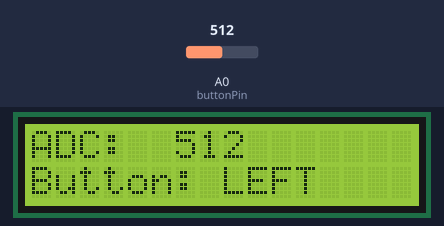
Recording of a sketch running on a simulated Arduino Uno, built with avr-gcc and run on an emulated ATmega328P. Shown: 16×2 character LCD. The test bench sets the inputs (shaded band); at power-on: A0 (buttonPin) = 512.

Above: at 2.2 s.
2.3 s: A0 (buttonPin) set to 440
At 3.0 s:
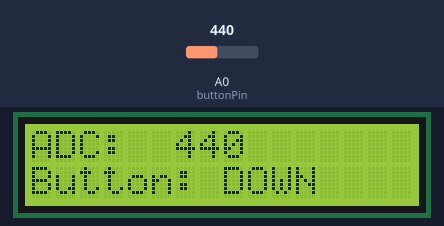
3.8 s: A0 (buttonPin) set to 660
At 4.3 s:
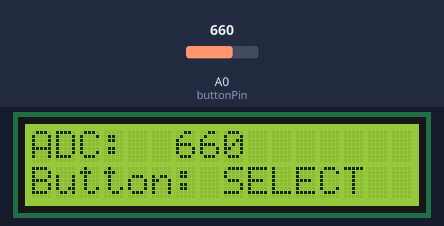
5.3 s: A0 (buttonPin) set to 900
At 6.5 s:
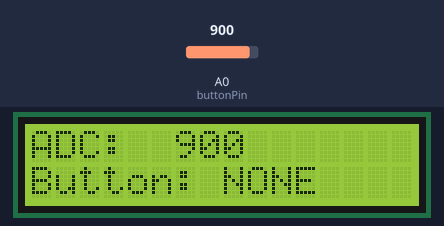
6.8 s: A0 (buttonPin) set to 122
At 7.5 s:
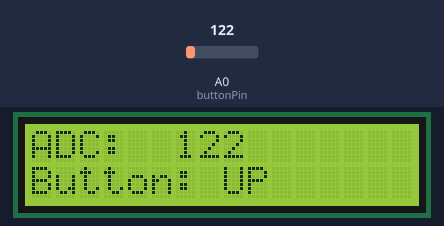
8.3 s: A0 (buttonPin) set to 50
At 8.8 s:
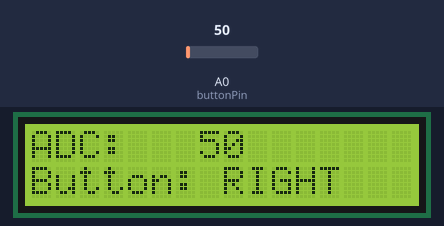
Timing chart, 0 to 10.8 s (numbered marks = the images above; inputs shaded):
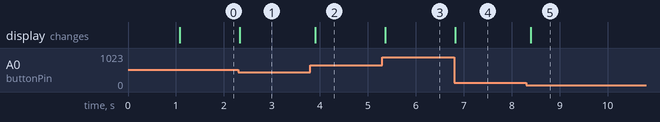

The sketch:

ArduinoUnoR3_DFR0009.ino
```cpp
#include <LiquidCrystal.h>

// DFRobot/DRF0009 LCD Keypad Shield Pins:
// RS=8, EN=9, D4=4, D5=5, D6=6, D7=7
LiquidCrystal lcd(8, 9, 4, 5, 6, 7);

const int buttonPin = A0;

// Button-Namen als Enum
enum Button {
  BTN_RIGHT,
  BTN_UP,
  BTN_DOWN,
  BTN_LEFT,
  BTN_SELECT,
  BTN_NONE
};

// Liest A0 und gibt Button zurück
Button readButton(int adc) {
  if (adc < 60)   return BTN_RIGHT;
  if (adc < 250)  return BTN_UP;
  if (adc < 450)  return BTN_DOWN;
  if (adc < 650)  return BTN_LEFT;
  if (adc < 850)  return BTN_SELECT;
  return BTN_NONE;
}

const char* buttonToText(Button b) {
  switch (b) {
    case BTN_RIGHT:  return "RIGHT ";
    case BTN_UP:     return "UP    ";
    case BTN_DOWN:   return "DOWN  ";
    case BTN_LEFT:   return "LEFT  ";
    case BTN_SELECT: return "SELECT";
    default:         return "NONE  ";
  }
}

void setup() {
  lcd.begin(16, 2);
  lcd.clear();
  lcd.setCursor(0, 0);
  lcd.print("DRF0009 Buttons");
  lcd.setCursor(0, 1);
  lcd.print("ADC: ---- NONE");
  delay(1000);
  lcd.clear();
}

void loop() {
  int adc = analogRead(buttonPin);
  Button b = readButton(adc);

  // Zeile 1: ADC-Wert
  lcd.setCursor(0, 0);
  lcd.print("ADC: ");
  if (adc < 1000) lcd.print(" ");
  if (adc < 100)  lcd.print(" ");
  if (adc < 10)   lcd.print(" ");
  lcd.print(adc);
  lcd.print("     "); // Rest überschreiben

  // Zeile 2: Button-Name
  lcd.setCursor(0, 1);
  lcd.print("Button: ");
  lcd.print(buttonToText(b));
  lcd.print("   "); // Rest überschreiben

  delay(100);
}
```

Measured:
- after the input at 2.3 s, the display: changes at once (image 1)
- after the input at 3.8 s, the display: changes after 0.10 s (image 2)
- after the input at 5.3 s, the display: changes after 0.06 s (image 3)
- after the input at 6.8 s, the display: changes at once (image 4)
- after the input at 8.3 s, the display: changes after 0.10 s (image 5)
